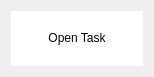
<?xml version="1.0" encoding="UTF-8"?>
<ui version="4.0">
 <class>open_task_2</class>
 <widget class="QDialog" name="open_task_2">
  <property name="geometry">
   <rect>
    <x>0</x>
    <y>0</y>
    <width>154</width>
    <height>77</height>
   </rect>
  </property>
  <property name="windowTitle">
   <string>Open Task</string>
  </property>
  <property name="windowIcon">
   <iconset>
    <normaloff>../resource/sgLogo.ico</normaloff>../resource/sgLogo.ico</iconset>
  </property>
  <layout class="QVBoxLayout" name="verticalLayout">
   <item>
    <widget class="QWidget" name="widget" native="true">
     <property name="styleSheet">
      <string notr="true">background-color: rgb(255, 255, 255);</string>
     </property>
     <layout class="QVBoxLayout" name="verticalLayout_2">
      <item>
       <widget class="QPushButton" name="open_task_btn">
        <property name="minimumSize">
         <size>
          <width>0</width>
          <height>30</height>
         </size>
        </property>
        <property name="cursor">
         <cursorShape>OpenHandCursor</cursorShape>
        </property>
        <property name="styleSheet">
         <string notr="true">#open_task_btn{border-radius:10px;}
QPushButton:hover {
            background-color: rgb(211, 215, 207);
        }
</string>
        </property>
        <property name="text">
         <string>Open Task</string>
        </property>
       </widget>
      </item>
     </layout>
    </widget>
   </item>
  </layout>
 </widget>
 <resources/>
 <connections/>
</ui>
